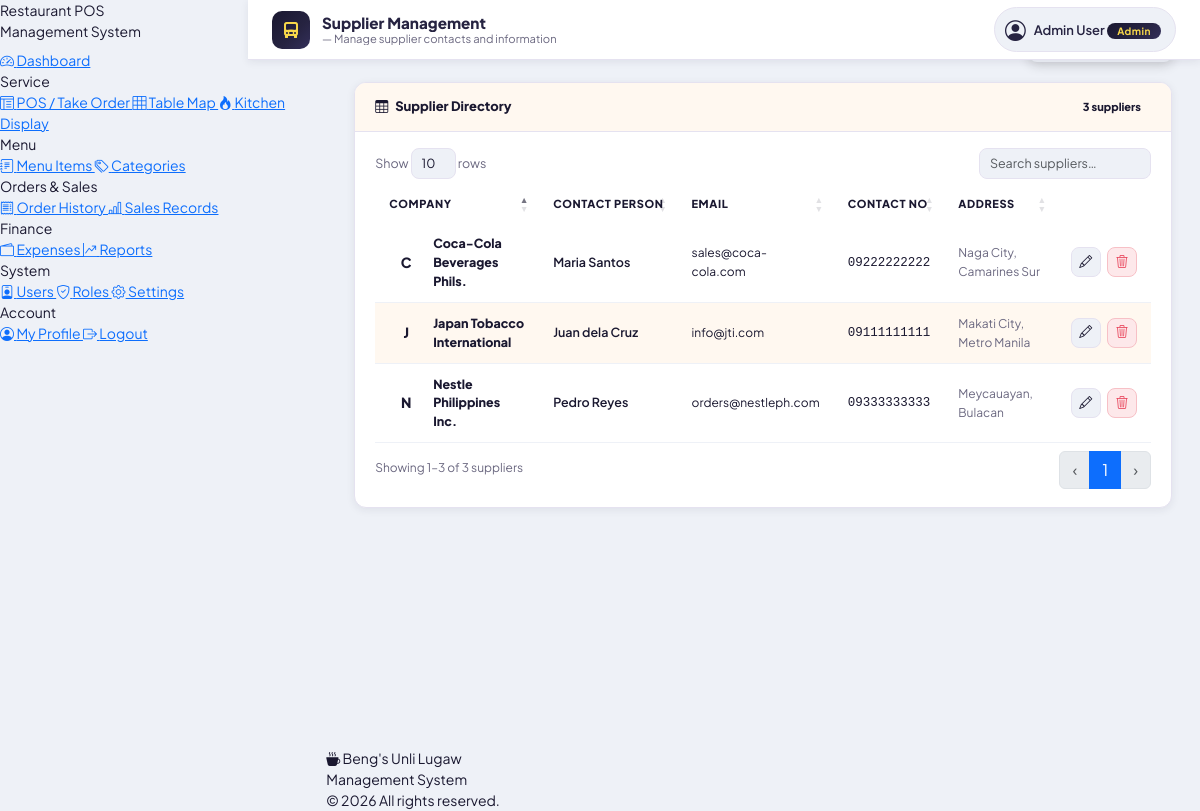
The app's page /frontend/supplier.php (signed in) with its own data.
### tables this page shows
CREATE TABLE `supplier` (
  `supplierID` int(11) NOT NULL,
  `email` varchar(80) NOT NULL,
  `companyName` varchar(100) NOT NULL,
  `supplierName` varchar(100) NOT NULL,
  `contactNo` varchar(20) NOT NULL,
  `address` varchar(255) DEFAULT NULL,
  `dateCreated` timestamp NOT NULL DEFAULT current_timestamp(),
  `dateDeleted` date DEFAULT NULL
);

### frontend/supplier.php (the view, shortened to what this page needs)
<?php
require_once '../backend/database.php';
?>
<?php include 'header.php'; ?>
<?php include 'nav.php'; ?>
<?php
include 'topbar.php';
?>
<div class="sp-body">
    <div class="page-header">
        <h5>
        </h5>
        <?php if($_SESSION['roleName'] === 'Admin'): ?>
        <button class="btn-add" data-bs-toggle="modal" data-bs-target="#addSupplierModal">
        </button>
        <?php endif; ?>
    </div>
    <?php
    $result = $conn->query("SELECT * FROM supplier WHERE dateDeleted IS NULL ORDER BY companyName ASC");
    $suppliers = [];
    while($row = $result->fetch_assoc()) $suppliers[] = $row;
    $totalCount = count($suppliers);
    ?>
    <div class="table-card">
        <div class="table-card-head">
            <div class="tc-title">
                <i class="bi bi-table"></i>
                Supplier Directory
            </div>
            <span class="tc-count"><?php echo $totalCount; ?> suppliers</span>
        </div>
        <div class="table-wrap">
            <table id="supplierTable" style="width:100%;">
                <thead>
                    <tr>
                        <th>Company</th>
                        <th>Contact Person</th>
                        <th>Email</th>
                        <th>Contact No</th>
                        <th>Address</th>
                        <th></th>
                    </tr>
                </thead>
                <tbody>
                <?php foreach($suppliers as $row): ?>
                <tr>
                    <td>
                        <div style="display:flex;align-items:center;">
                            <span class="company-initial"><?php echo mb_strtoupper(mb_substr($row['companyName'],0,1)); ?></span>
                            <span class="company-name"><?php echo htmlspecialchars($row['companyName']); ?></span>
                        </div>
                    </td>
                    <td><span class="contact-person"><?php echo htmlspecialchars($row['supplierName']); ?></span></td>
                    <td><span class="email-cell"><?php echo htmlspecialchars($row['email']); ?></span></td>
                    <td><span class="contact-no"><?php echo htmlspecialchars($row['contactNo']); ?></span></td>
                    <td><span class="address-cell"><?php echo htmlspecialchars($row['address'] ?? '—'); ?></span></td>
                    <td style="white-space:nowrap;">
                        <?php if($_SESSION['roleName'] === 'Admin'): ?>
                        <button class="btn-edit" data-bs-toggle="modal" data-bs-target="#editSupplierModal<?php echo $row['supplierID']; ?>" title="Edit">
                            <i class="bi bi-pencil"></i>
                        </button>
                        <button class="btn-del" data-bs-toggle="modal" data-bs-target="#deleteSupplierModal<?php echo $row['supplierID']; ?>" title="Delete">
                            <i class="bi bi-trash3"></i>
                        </button>
                        <?php else: ?>
                        <span class="view-only-badge"><i class="bi bi-eye me-1"></i>View Only</span>
                        <?php endif; ?>
                    </td>
                </tr>
                <?php endforeach; ?>
                </tbody>
            </table>
        </div>
    </div>
</div>
<?php include 'footer.php'; ?>
</body></html>

### frontend/assets/smpos.css (style rules this page uses)
:root { --c-gold: #F9D94A; --c-gold-dark: #E8C832; --c-gold-dim: #f0c830; --c-gold-soft: #fef8d0; --c-gold-glow: rgba(249,217,74,0.35); --c-navy: #262341; --c-navy-deep: #1a1830; --c-navy-mid: #332f5a; --c-navy-light: #4a4778; --c-navy-10: rgba(38,35,65,0.08); --c-navy-20: rgba(38,35,65,0.15); --c-ice: #E7F5F5; --c-ice-dark: #cde8e8; --c-white: #ffffff; --c-success: #22c87a; --c-success-bg: #f0fdf4; --c-success-bdr: #c6f6d5; --c-danger: #e8435a; --c-danger-bg: #fff0f2; --c-danger-bdr: #fecdd3; --c-warning: #f59c2a; --c-warning-bg: #fffbeb; --c-warning-bdr: #fed7aa; --c-info: #3b82f6; --c-info-bg: #eff6ff; --c-info-bdr: #bfdbfe; --t-main: #1a1830; --t-mid: #4a4669; --t-muted: #6b6880; --t-light: #a09cb8; --s-bg: #EEF1F7; --s-card: #ffffff; --s-border: #e5e2f0; --s-border-dark: #cde8e8; --font-ui: 'Plus Jakarta Sans', system-ui, sans-serif; --font-mono: 'JetBrains Mono', 'Courier New', monospace; --r-xs: 6px; --r-sm: 8px; --r-md: 12px; --r-lg: 16px; --r-xl: 20px; --r-2xl: 28px; --sh-xs: 0 1px 4px rgba(38,35,65,0.06); --sh-sm: 0 2px 8px rgba(38,35,65,0.08); --sh-md: 0 6px 24px rgba(38,35,65,0.12); --sh-lg: 0 16px 48px rgba(38,35,65,0.16); --sh-gold: 0 4px 16px rgba(249,217,74,0.4); --g-navy: linear-gradient(135deg, #1a1830 0%, #262341 60%, #332f5a 100%); --g-gold: linear-gradient(135deg, #F9D94A 0%, #E8C832 100%); --g-teal: linear-gradient(135deg, #0EA5A0 0%, #0D8F8A 100%); --g-violet: linear-gradient(135deg, #6C63FF 0%, #4A43D9 100%); --g-danger: linear-gradient(135deg, #f43f5e 0%, #e11d48 100%); --g-success: linear-gradient(135deg, #10b981 0%, #059669 100%); --g-warning: linear-gradient(135deg, #f59e0b 0%, #d97706 100%); --sidebar-w: 248px; --topbar-h: 60px; --trans: all 0.2s cubic-bezier(0.4,0,0.2,1); }
*, *::before, *::after { box-sizing: border-box; }

### records on screen
supplier: companyName "C", companyName "Coca-Cola Beverages Phils.", supplierName "Maria Santos", email "sales@coca-cola.com", contactNo "09222222222", address "Naga City, Camarines Sur"
supplier: companyName "J", companyName "Japan Tobacco International", supplierName "Juan dela Cruz", email "info@jti.com", contactNo "09111111111", address "Makati City, Metro Manila"
supplier: companyName "N", companyName "Nestle Philippines Inc.", supplierName "Pedro Reyes", email "orders@nestleph.com", contactNo "09333333333", address "Meycauayan, Bulacan"

### other values on screen
$topbarTitle "Supplier Management"
$topbarSub "Manage supplier contacts and information"
$_SESSION['userName'] "Admin User"
$_SESSION['roleName'] "Admin"
$totalCount "3"
$storeName "Beng's Unli Lugaw"
